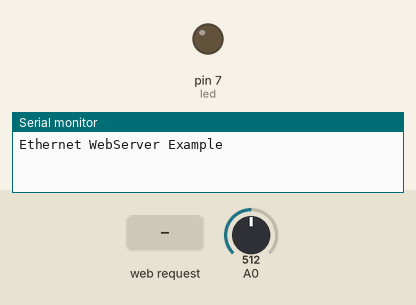
Simulated run of this sketch. Board: Arduino Uno, built for the host (arithmetic inside an expression is 32-bit, double 64-bit). Shown: output pins drawn as LEDs (lit = HIGH), the last lines printed to the serial monitor. The test bench sets the inputs (shaded band); at power-on: A0 = 512. WiFi joins after 1.5 s; servers stay silent unless stated.

Above: at 1.2 s.
1.3 s: HTTP request GET /arduino/index.php?fotocelda= received
At 2.0 s:
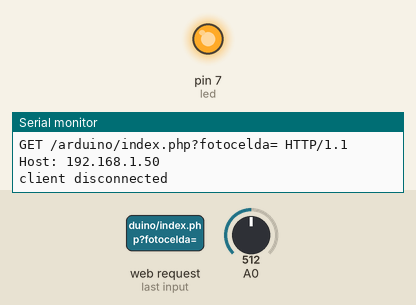
Timing chart, 0 to 4.3 s (numbered marks = the images above; inputs shaded):
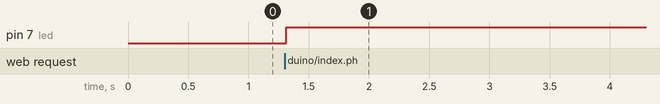

The sketch:

sketch_jun24b.ino
```cpp
/*
  Web Server

  A simple web server that shows the value of the analog input pins.
  using an Arduino Wiznet Ethernet shield.

  Circuit:
   Ethernet shield attached to pins 10, 11, 12, 13
   Analog inputs attached to pins A0 through A5 (optional)

  created 18 Dec 2009
  by David A. Mellis
  modified 9 Apr 2012
  by Tom Igoe
  modified 02 Sept 2015
  by Arturo Guadalupi

*/

#include <SPI.h>
#include <Ethernet.h>
int Fotocelda;
int led = 7;

// Enter a MAC address and IP address for your controller below.
// The IP address will be dependent on your local network:
byte mac[] = {
  0xDE, 0xAD, 0xBE, 0xEF, 0xFE, 0xED
};
IPAddress ip(192, 168, 1, 101);

// Initialize the Ethernet server library
// with the IP address and port you want to use
// (port 80 is default for HTTP):
EthernetServer server(80);


void setup() {
  // You can use Ethernet.init(pin) to configure the CS pin
  //Ethernet.init(10);  // Most Arduino shields
  //Ethernet.init(5);   // MKR ETH shield
  //Ethernet.init(0);   // Teensy 2.0
  //Ethernet.init(20);  // Teensy++ 2.0
  //Ethernet.init(15);  // ESP8266 with Adafruit Featherwing Ethernet
  //Ethernet.init(33);  // ESP32 with Adafruit Featherwing Ethernet

  // Open serial communications and wait for port to open:
  Serial.begin(9600);
  pinMode(led, OUTPUT);
  while (!Serial) {
    ; // wait for serial port to connect. Needed for native USB port only
  }
  Serial.println("Ethernet WebServer Example");

  // start the Ethernet connection and the server:
  Ethernet.begin(mac, ip);

  // Check for Ethernet hardware present
  if (Ethernet.hardwareStatus() == EthernetNoHardware) {
    Serial.println("Ethernet shield was not found.  Sorry, can't run without hardware. :(");
    while (true) {
      delay(1); // do nothing, no point running without Ethernet hardware
    }
  }
  if (Ethernet.linkStatus() == LinkOFF) {
    Serial.println("Ethernet cable is not connected.");
  }

  // start the server
//  server.begin();
//  Serial.print("server is at ");
//  Serial.println(Ethernet.localIP());
//  EthernetClient client = server.available();
//  if(client.available()){
//    Serial.print("Connect to ");
//    Serial.print(client.remoteIP());
//    // Make a HTTP request:
//    client.println("Host: http://192.168.1.100/");
//    client.print("GET /arduino/index.php?fotocelda=");
//    client.print(Fotocelda);
//    client.println("Connection: close");
//    client.println();
//  } else {
//    // if you didn't get a connection to the server:
//    Serial.println("connection failed");
//  }

}


void loop() {
  // listen for incoming clients
  Fotocelda = analogRead(A0);
  EthernetClient client = server.available();
  if (client) {
    Serial.println("new client");
    // an http request ends with a blank line
    boolean currentLineIsBlank = true;
    while (client.connected()) {
      if (client.available()) {
        char c = client.read();
        Serial.write(c);
        // if you've gotten to the end of the line (received a newline
        // character) and the line is blank, the http request has ended,
        // so you can send a reply
        if (c == '\n' && currentLineIsBlank) {
          // send a standard http response header
          client.print("GET /arduino/index.php?fotocelda=");
          client.print(Fotocelda);
          client.println("Host: 192.168.1.100");
          client.println("Connection: close");  // the connection will be closed after completion of the response
          client.println("Refresh: 5");  // refresh the page automatically every 5 sec
          client.println();
          client.println("<!DOCTYPE HTML>");
          client.println("<html>");
          client.println("<head>");
          // output the value of each analog input pin
          client.print("Valor de Fotocelda ");
            client.print(Fotocelda);
            client.print("</br>");
            if (Fotocelda >= 300) {
              digitalWrite(led, HIGH);
            } else {
              digitalWrite(led, LOW);
            }
          client.println("</html>");
          break;
        }
        if (c == '\n') {
          // you're starting a new line
          currentLineIsBlank = true;
        } else if (c != '\r') {
          // you've gotten a character on the current line
          currentLineIsBlank = false;
        }
      }
    }
    // give the web browser time to receive the data
    delay(1);
    // close the connection:
    client.stop();
    Serial.println("client disconnected");
  }
}
```

Measured:
- after the input at 1.3 s, pin 7 (led): LOW → HIGH at once
